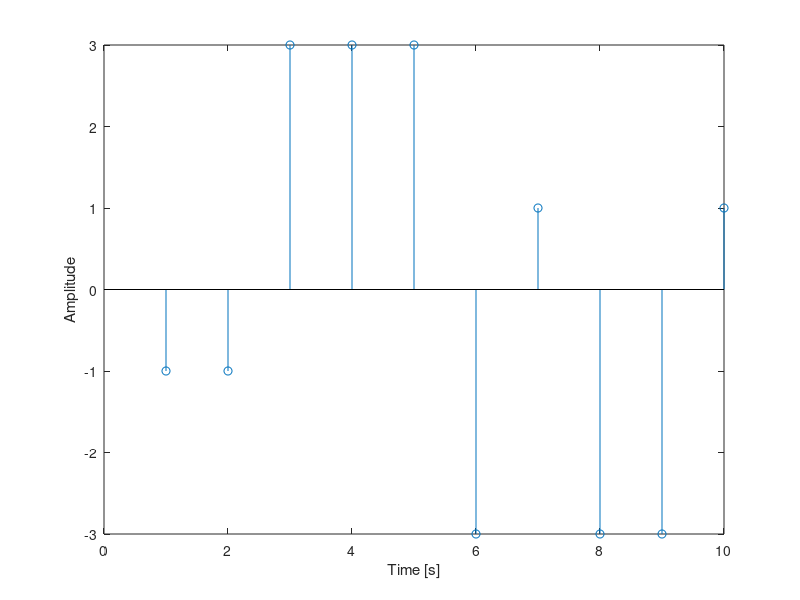
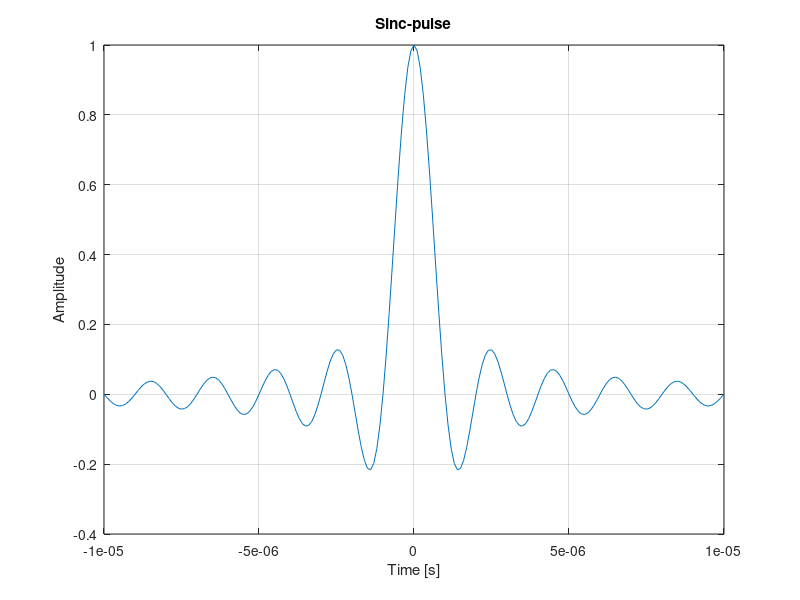
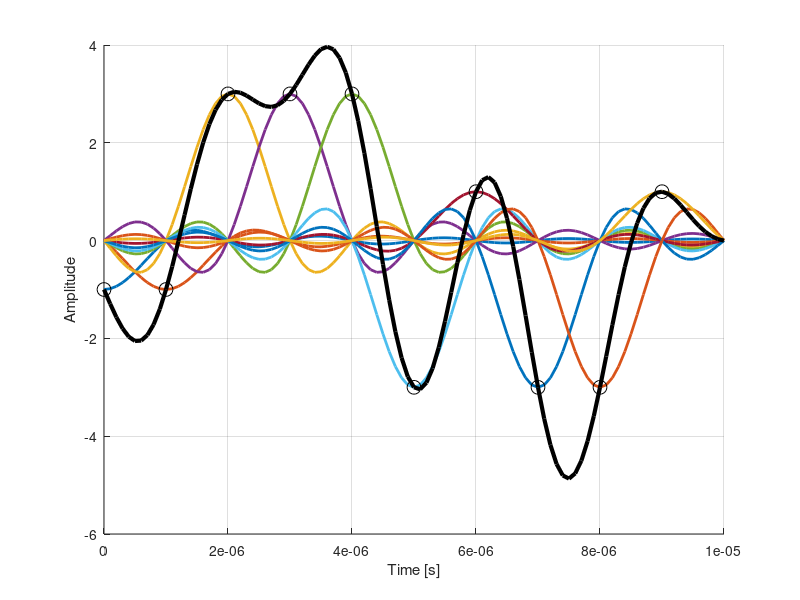

Here is the MATLAB script that generated these plots, in order:
alphabet =  [-3 -1 1 3];
N_symbols = 10;
% Random vector that includes integers (=”symbol indices”) between 1 and 4:
symbol_ind = randi(length(alphabet),1,N_symbols);
% I.e., these numbers represent the symbols indices in the alphabet
% (1 means the symbol "-3", 2 means the symbol "-1", and so on...
symbols = alphabet(symbol_ind); % Generate a random symbol sequence
figure
stem(symbols); % Plots the symbol sequence
xlabel('Time [s]')
ylabel('Amplitude') 
%%
r = 10; % samples per pulse/symbol (oversampling factor)
T = 1e-6; % Symbol time interval [s].
Fs = r/T; % Sampling frequency
Ts = 1/Fs; % Sample time interval
t = 0:Ts:N_symbols*T; % Time vector (sampling intervals) for all symbols
% Generation of the pulse:
% Option #1 (traditional)
% p = sinc(t/T); % The pulse given in fixed time vector defined by t
% Option #2 (The pulse given in function defined by the time vector
% parameter t. In Matlab this is called a handle function and it is more
% convenient in our case, so we use it in the following. Here p is not a
% double-variable, but it is a function that can be called any time for
% different time vectors)
p = @(t) sinc(t/T); % Sinc pulse handle function

t_plot = -10e-6:Ts:10e-6; %plot time interval
figure
plot(t_plot,p(t_plot))
xlabel('Time [s]')
ylabel('Amplitude')
grid on
xlim([-10e-6 10e-6]) % x-axis limits
title('Sinc-pulse')

figure
hold on % allows us to plot on top of the previous plots
x = 0; %initialize the sum of pulses (i.e. the total signal x(t))
a = symbols; % Renaming the symbol vector according to the equation notation
% For each symbol index k, we generate the weighted pulse and add it to the
% overall sum defining the PAM signal x
for k = 0:N_symbols-1
 % Remember that Matlab indexing starts from 1 (a_0=a(1), a_1=a(2), etc.)
 kth_pulse = a(k+1)*p(t-k*T); %kth pulse weighted by the symbol a_k

 x = x + kth_pulse; % add the kth pulse to the overall sum (PAM signal) 
 plot(t,kth_pulse,'LineWidth',2)
 % Notice that Matlab changes the line color automatically between plots
end
plot(t,x,'k','LineWidth',3) % Plotting the total signal x with black color
% In the end, we also plot the symbol values in their correct time instants
plot(0:T:T*(N_symbols-1),symbols(1:N_symbols),'ko','MarkerSize',10)
xlabel('Time [s]')
ylabel('Amplitude') 
hold off
grid on 